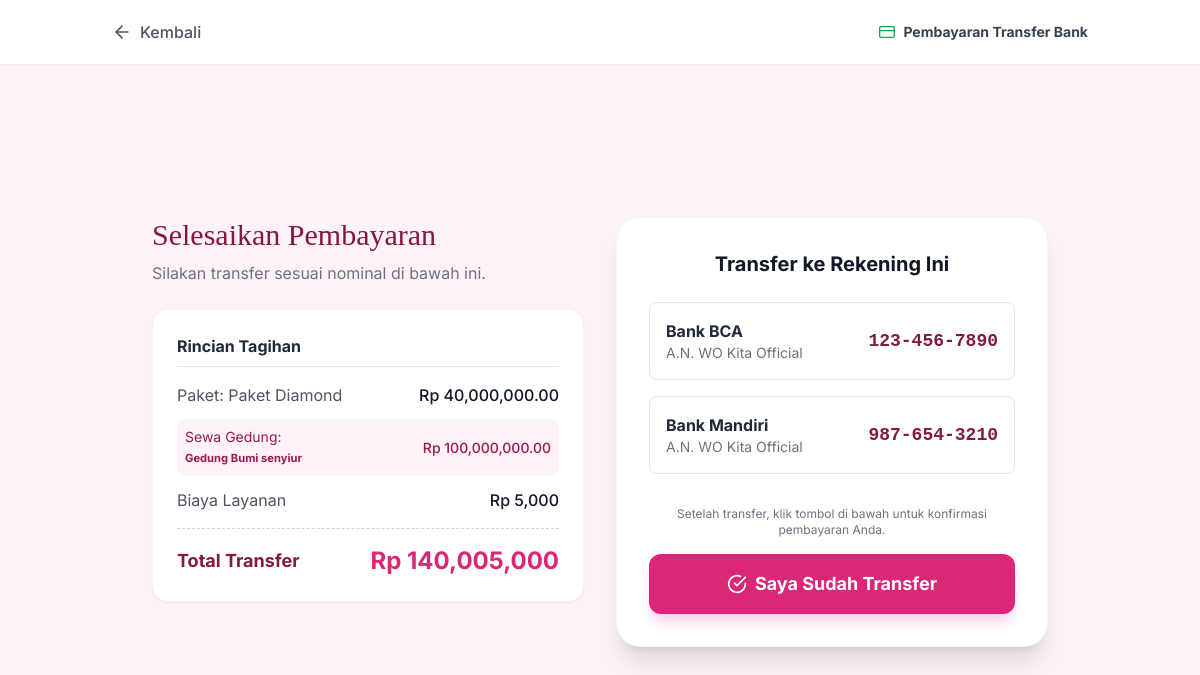
The app's page /organizer/pembayaran/8/ (signed in) with its own data.
### organizer/models.py (models this page shows, shortened)
class Pesanan(models.Model):
    STATUS_CHOICES = (
        ('menunggu', 'Menunggu Konfirmasi'),
        ('dikonfirmasi', 'Dikonfirmasi'),
        ('disiapkan', 'Sedang Disiapkan'),
        ('selesai', 'Selesai'),
        ('dibatalkan', 'Dibatalkan'),
    )
    PAYMENT_STATUS_CHOICES = (
        ('belum_bayar', 'Belum Dibayar'),
        ('lunas', 'Lunas'),
    )
    paket = models.ForeignKey('Paket', on_delete=models.CASCADE)
    customer = models.ForeignKey(settings.AUTH_USER_MODEL, on_delete=models.CASCADE)
    gedung_dipilih = models.ForeignKey('Gedung', on_delete=models.SET_NULL, null=True, blank=True, related_name='pesanan_gedung')
    tgl_acara = models.DateField()
    status = models.CharField(max_length=20, choices=STATUS_CHOICES, default='menunggu')
    tgl_pesan = models.DateTimeField(auto_now_add=True)
    nama_pasangan = models.CharField(max_length=200, null=True)
    telepon = models.CharField(max_length=20, null=True)
    lokasi_acara = models.CharField(max_length=255, null=True, help_text="Diisi manual jika paket Tanpa Gedung")
    jumlah_tamu = models.IntegerField(null=True)
    catatan = models.TextField(blank=True, null=True)
    status_pembayaran = models.CharField(max_length=20, choices=PAYMENT_STATUS_CHOICES, default='belum_bayar')
    catatan_pembatalan = models.TextField(blank=True, null=True)
    tgl_fitting = models.DateTimeField(null=True, blank=True, help_text="Jadwal fitting baju pengantin")
    tgl_survey = models.DateTimeField(null=True, blank=True, help_text="Jadwal survey lokasi/gedung")

class Paket(models.Model):
    KATEGORI_PAKET_CHOICES = [
        ('non_gedung', '❌ Tanpa Gedung / Venue Bebas'),
        ('S', '🏢 Gedung Small (S)'),
        ('M', '🏢 Gedung Medium (M)'),
        ('L', '🏢 Gedung Large (L)'),
    ]
    wo = models.ForeignKey(settings.AUTH_USER_MODEL, on_delete=models.CASCADE, related_name='paket_wo')
    nama_paket = models.CharField(max_length=100)
    harga = models.DecimalField(max_digits=12, decimal_places=2)
    deskripsi = models.TextField()
    foto = models.ImageField(upload_to='paket_fotos/', null=True, blank=True)
    is_active = models.BooleanField(default=True)
    kategori_gedung = models.CharField(
        max_length=20,
        choices=KATEGORI_PAKET_CHOICES,
        default='non_gedung',
        help_text="Tentukan apakah paket ini termasuk fasilitas gedung, dan kategori apa."
    )
    created_at = models.DateTimeField(default=timezone.now)

class Gedung(models.Model):
    KATEGORI_CHOICES = [
        ('S', 'S (Small)'),
        ('M', 'M (Medium)'),
        ('L', 'L (Large)'),
    ]
    wo = models.ForeignKey(
        settings.AUTH_USER_MODEL,
        on_delete=models.SET_NULL,
        null=True,
        blank=True,
        related_name='gedung_wo'
    )
    nama_gedung = models.CharField(max_length=100)
    lokasi = models.CharField(max_length=255)
    kapasitas = models.CharField(max_length=100)
    harga_sewa = models.DecimalField(max_digits=12, decimal_places=2)
    foto_gedung = models.ImageField(upload_to='gedung_photos/', null=True, blank=True)
    deskripsi = models.TextField(null=True, blank=True)
    kategori = models.CharField(max_length=1, choices=KATEGORI_CHOICES, default='M')
    fasilitas = models.TextField(null=True, blank=True)
    is_active = models.BooleanField(default=True, verbose_name="Status Aktif")
    created_at = models.DateTimeField(default=timezone.now)

### organizer/views.py (the view)
# urls.py: path('pembayaran/<int:pesanan_id>/', views.halaman_pembayaran_view, name='halaman_pembayaran'),
@login_required
def halaman_pembayaran_view(request, pesanan_id):
    pesanan = get_object_or_404(Pesanan, id=pesanan_id)
    if pesanan.customer != request.user: return redirect('index')
    if pesanan.status_pembayaran == 'lunas': return redirect('status_pesanan')
    biaya_layanan = 5000
    harga_paket = pesanan.paket.harga
    harga_gedung = 0
    if pesanan.gedung_dipilih:
        harga_gedung = pesanan.gedung_dipilih.harga_sewa
    total_pembayaran = int(harga_paket + harga_gedung + biaya_layanan)
    if request.method == 'POST':
        pesanan.status_pembayaran = 'lunas'
        pesanan.save()
        messages.success(request, "Konfirmasi Berhasil! Pesanan Anda kini berstatus Lunas.")
        return redirect('status_pesanan')
    context = {'pesanan': pesanan, 'biaya_layanan': biaya_layanan, 'total_pembayaran': total_pembayaran}
    return render(request, 'organizer/pembayaran.html', context)

### organizer/templates/organizer/pembayaran.html (shortened to what this page needs)
{% load humanize %}
<!DOCTYPE html>
<html lang="id">
<head>
    <script src="https://cdn.tailwindcss.com"></script>
</head>
<body class="min-h-screen flex flex-col">
    <header class="bg-white shadow-sm sticky top-0 z-50">
        <div class="max-w-5xl mx-auto px-6 h-16 flex items-center justify-between">
            <a href="{% url 'status_pesanan' %}" class="text-gray-600 hover:text-pink-600 flex items-center transition font-medium">
                <i data-feather="arrow-left" class="w-5 h-5 mr-2"></i>
                Kembali
            </a>
            <div class="flex items-center space-x-2">
                <i data-feather="credit-card" class="w-4 h-4 text-green-600"></i>
                <span class="text-sm font-bold text-gray-700">Pembayaran Transfer Bank</span>
            </div>
        </div>
    </header>
    <main class="container mx-auto p-6 md:p-10 flex-grow flex items-center justify-center">
        <div class="max-w-4xl w-full grid grid-cols-1 md:grid-cols-2 gap-8 items-start">
            <div class="space-y-6">
                <div>
                    <h1 class="text-3xl font-serif-display text-primary-dark mb-2">Selesaikan Pembayaran</h1>
                    <p class="text-gray-500">Silakan transfer sesuai nominal di bawah ini.</p>
                </div>
                <div class="bg-white p-6 rounded-2xl shadow-sm border border-gray-100">
                    <h3 class="font-bold text-gray-800 mb-4 border-b pb-2">Rincian Tagihan</h3>
                    <div class="flex justify-between items-center mb-3">
                        <span class="text-gray-600">Paket: {{ pesanan.paket.nama_paket }}</span>
                        <span class="font-medium text-gray-900">Rp {{ pesanan.paket.harga|intcomma }}</span>
                    </div>
                    {% if pesanan.gedung_dipilih %}
                    <div class="flex justify-between items-center mb-3 text-sm bg-pink-50 p-2 rounded-lg text-pink-800">
                        <span>Sewa Gedung: <br><small class="font-bold">{{ pesanan.gedung_dipilih.nama_gedung }}</small></span>
                        <span class="font-medium">Rp {{ pesanan.gedung_dipilih.harga_sewa|intcomma }}</span>
                    </div>
                    {% endif %}
                    <div class="flex justify-between items-center mb-3">
                        <span class="text-gray-600">Biaya Layanan</span>
                        <span class="font-medium text-gray-900">Rp {{ biaya_layanan|intcomma }}</span>
                    </div>
                    <div class="border-t border-dashed border-gray-300 my-4"></div>
                    <div class="flex justify-between items-center">
                        <span class="text-lg font-bold text-primary-dark">Total Transfer</span>
                        <span class="text-2xl font-bold text-pink-600">Rp {{ total_pembayaran|intcomma }}</span>
                    </div>
                </div>
            </div>
            <div class="bg-white p-8 rounded-3xl shadow-xl border border-gray-100 sticky top-24">
                <div class="text-center mb-6">
                    <h3 class="text-xl font-bold text-gray-900">Transfer ke Rekening Ini</h3>
                </div>
                <div class="space-y-4 mb-8">
                    <div class="border rounded-lg p-4 flex items-center justify-between">
                        <div>
                            <p class="font-bold text-gray-800">Bank BCA</p>
                            <p class="text-sm text-gray-500">A.N. WO Kita Official</p>
                        </div>
                        <p class="font-mono font-bold text-lg text-primary-dark">123-456-7890</p>
                    </div>
                    <div class="border rounded-lg p-4 flex items-center justify-between">
                        <div>
                            <p class="font-bold text-gray-800">Bank Mandiri</p>
                            <p class="text-sm text-gray-500">A.N. WO Kita Official</p>
                        </div>
                        <p class="font-mono font-bold text-lg text-primary-dark">987-654-3210</p>
                    </div>
                </div>
                <form method="POST">
                    <p class="text-xs text-gray-500 mb-4 text-center">
                        Setelah transfer, klik tombol di bawah untuk konfirmasi pembayaran Anda.
                    </p>
                    <button type="submit" class="w-full btn-primary py-4 px-6 rounded-xl font-bold text-lg shadow-lg shadow-pink-200 hover:shadow-pink-300 transform hover:-translate-y-1 transition-all flex justify-center items-center">
                        <i data-feather="check-circle" class="w-5 h-5 mr-2"></i>
                        Saya Sudah Transfer
                    </button>
                </form>
            </div>
        </div>
    </main>
</body>
</html>

### organizer/templates/organizer/pembayaran.html (style rules this page uses)
body { font-family: 'Inter', sans-serif; background-color: #FDF2F8; }
.font-serif-display { font-family: 'Playfair Display', serif; }
.text-primary-dark { color: #831843; }
.btn-primary { background-color: #DB2777; color: white; transition: background-color 0.3s ease; }

### records on screen
Pesanan: paket.nama_paket "Paket Diamond", paket.harga "40,000,000.00", gedung_dipilih.nama_gedung "Gedung Bumi senyiur", gedung_dipilih.harga_sewa "100,000,000.00"

### other values on screen
{{ biaya_layanan|intcomma }} "5,000"
{{ total_pembayaran|intcomma }} "140,005,000"
